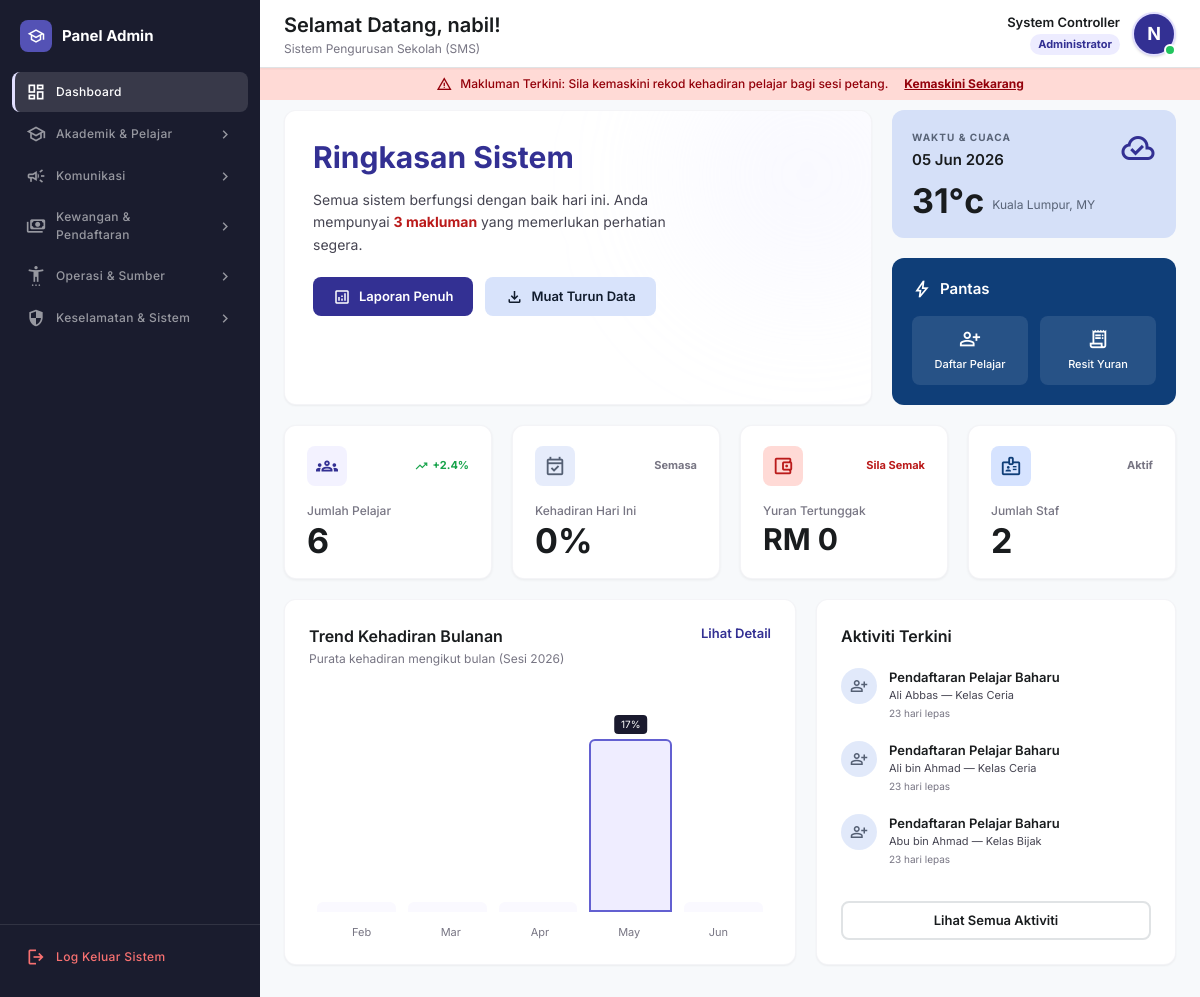
/admin_home.php (signed in), run on the app's committed database.
### tables this page shows
CREATE TABLE `students` (
  `id` INT(11) NOT NULL AUTO_INCREMENT,
  `parent_id` INT(11) NOT NULL,
  `full_name` VARCHAR(100) NOT NULL,
  `mykid_number` VARCHAR(20) NOT NULL,
  `module` ENUM('Taska','Tadika','KAFA Care') NOT NULL,
  `health_record` TEXT DEFAULT NULL,
  `allergies` TEXT DEFAULT NULL,
  `status` ENUM('Active','Graduated','Withdrawn') DEFAULT 'Active',
  `created_at` TIMESTAMP NOT NULL DEFAULT CURRENT_TIMESTAMP,
  PRIMARY KEY (`id`),
  KEY `parent_id` (`parent_id`),
  CONSTRAINT `students_ibfk_1` FOREIGN KEY (`parent_id`) REFERENCES `parents` (`id`) ON DELETE CASCADE
);

CREATE TABLE `classes` (
  `id` INT(11) NOT NULL AUTO_INCREMENT,
  `class_name` VARCHAR(100) NOT NULL,
  `module` ENUM('Taska','Tadika','KAFA Care') NOT NULL,
  `teacher_id` INT(11) NULL COMMENT 'FK ke teachers.id',
  `created_at` TIMESTAMP NOT NULL DEFAULT CURRENT_TIMESTAMP,
  PRIMARY KEY (`id`),
  KEY `fk_classes_teacher` (`teacher_id`),
  CONSTRAINT `fk_classes_teacher` FOREIGN KEY (`teacher_id`) REFERENCES `teachers` (`id`) ON DELETE SET NULL
);

### admin_home.php (the view, shortened to what the rows shown need)
<?php
require_once 'db.php';
$username = $_SESSION['username'];
$recent_students = [];
$r = mysqli_query($conn, "SELECT s.full_name, s.module, s.created_at, c.class_name
    FROM students s
    LEFT JOIN student_classes sc ON sc.student_id = s.id
    LEFT JOIN classes c ON c.id = sc.class_id
    ORDER BY s.created_at DESC LIMIT 3");
if ($r) while($row = mysqli_fetch_assoc($r)) $recent_students[] = $row;
function time_ago($dt) {
    $diff = (new DateTime())->diff(new DateTime($dt));
    if ($diff->days > 0) return $diff->days . ' hari lepas';
    return 'Baru sahaja';
}
?>
<!DOCTYPE html>
<html lang="ms">
<head>
    <script src="https://cdn.tailwindcss.com?plugins=forms,container-queries"></script>
</head>
<body class="bg-[#f7f9fb] text-[#191c1e] overflow-x-hidden">
<main class="md:ml-[260px] min-h-screen">
    <header class="fixed top-0 right-0 w-full md:w-[calc(100%-260px)] bg-white border-b border-[#e0e3e5]
                   flex items-center justify-between px-6 h-[68px] z-40 shadow-sm">
        <div class="flex items-center gap-4">
            <div>
                <h1 class="text-[20px] font-semibold text-[#191c1e]">Selamat Datang, <?php echo htmlspecialchars($username); ?>!</h1>
            </div>
        </div>
    </header>
    <div class="pt-[110px] px-6 pb-8 max-w-[1440px] mx-auto">
        <div class="grid grid-cols-12 gap-5 mb-5">
            <div class="col-span-12 lg:col-span-8 bg-white rounded-xl p-7 relative overflow-hidden shadow-sm border border-[#c7c5d4]/20 bento-card">
                <div class="relative z-10 flex flex-col sm:flex-row items-center justify-between gap-6">
                    <div class="max-w-sm">
                        <h2 class="text-[30px] font-bold text-[#333093] leading-tight mb-3">Ringkasan Sistem</h2>
                    </div>
                </div>
            </div>
        </div>
        <div class="grid grid-cols-12 gap-5">
            <div class="col-span-12 lg:col-span-5 bg-white rounded-xl p-6 shadow-sm bento-card border border-[#c7c5d4]/20 flex flex-col">
                <div class="flex-1 space-y-5">
                    <?php if (!empty($recent_students)): ?>
                        <?php foreach ($recent_students as $s): ?>
                        <div class="flex gap-3">
                            <div class="flex-shrink-0 w-9 h-9 rounded-full bg-[#d5e0f8]/70 flex items-center justify-center">
                                <span class="material-symbols-outlined text-[#545f73] text-[18px]">person_add</span>
                            </div>
                            <div>
                                <p class="text-[13px] font-semibold">Pendaftaran Pelajar Baharu</p>
                                <p class="text-[11px] text-[#464552]"><?php echo htmlspecialchars($s['full_name']); ?>
                                    <?php if (!empty($s['class_name'])): ?>— <?php echo htmlspecialchars($s['class_name']); ?><?php endif; ?>
                                </p>
                                <span class="text-[10px] text-[#777583] mt-0.5 block"><?php echo time_ago($s['created_at']); ?></span>
                            </div>
                        </div>
                        <?php endforeach; ?>
                    <?php endif; ?>
                </div>
            </div>
        </div>
    </div>
</main>
</body>
</html>

### data on the page
students: full_name "Ali Abbas", classes.class_name "Kelas Ceria", created_at "23 hari lepas"
students: full_name "Ali bin Ahmad", classes.class_name "Kelas Ceria", created_at "23 hari lepas"
students: full_name "Abu bin Ahmad", classes.class_name "Kelas Bijak", created_at "23 hari lepas"

### other printed values
$username "nabil"
substr($username,0,1) "N"
$kpi_students "6"
$kpi_attendance "0"
$kpi_fees "0"
$kpi_staff "2"
$attendance_monthly[$i] "17"
$lbl "Feb"
$lbl "Mar"
$lbl "Apr"
$lbl "May"
$lbl "Jun"
